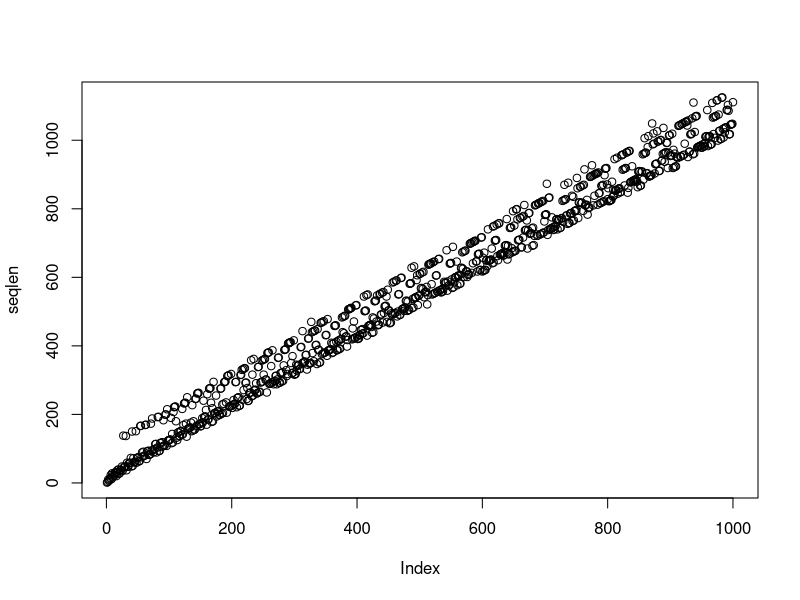
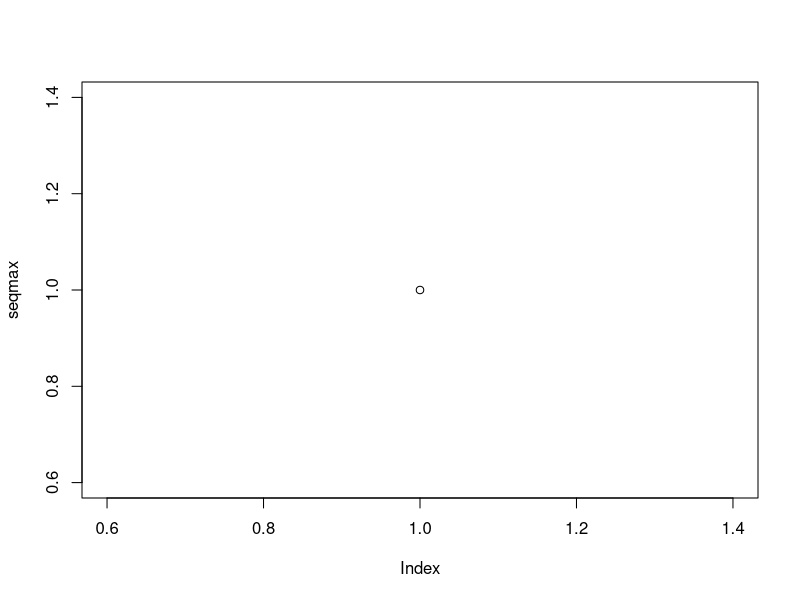

The R script that drew these images, in order: (Note: this script raises an error after producing the figures.)
seqlen=c()
for(i in 1:1000){
	n=i
	counter=i
	while(n !=1){
	if(n%%2==0){
		n<-as.integer(n/2)
		}
		else{
			n<-as.integer(3*n+1)
		}
	counter=counter +1
	}
	seqlen=c(seqlen,counter)
}
seqmax<-n
maxval<-max(seqmax,n)
plot(seqlen)
png("seqlen.png")
plot(seqmax)
plot("seqmax.png")